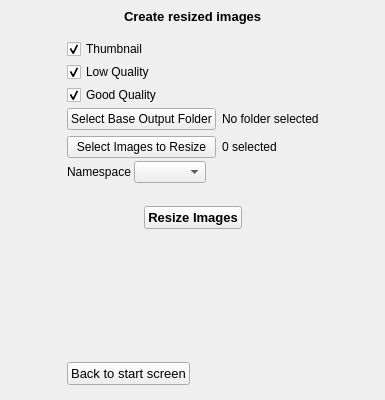
<?xml version="1.0" encoding="UTF-8"?>
<ui version="4.0">
 <class>GenerateWebsite</class>
 <widget class="QWidget" name="GenerateWebsite">
  <property name="geometry">
   <rect>
    <x>0</x>
    <y>0</y>
    <width>385</width>
    <height>400</height>
   </rect>
  </property>
  <property name="sizePolicy">
   <sizepolicy hsizetype="MinimumExpanding" vsizetype="Preferred">
    <horstretch>0</horstretch>
    <verstretch>0</verstretch>
   </sizepolicy>
  </property>
  <property name="windowTitle">
   <string>Generate Website</string>
  </property>
  <property name="windowIcon">
   <iconset resource="BioCM.qrc">
    <normaloff>:/icon.png</normaloff>:/icon.png</iconset>
  </property>
  <layout class="QHBoxLayout" name="horizontalLayout">
   <property name="leftMargin">
    <number>6</number>
   </property>
   <property name="topMargin">
    <number>6</number>
   </property>
   <property name="rightMargin">
    <number>6</number>
   </property>
   <property name="bottomMargin">
    <number>0</number>
   </property>
   <item>
    <spacer name="horizontalSpacer_10">
     <property name="orientation">
      <enum>Qt::Horizontal</enum>
     </property>
     <property name="sizeHint" stdset="0">
      <size>
       <width>13</width>
       <height>20</height>
      </size>
     </property>
    </spacer>
   </item>
   <item>
    <layout class="QVBoxLayout" name="verticalLayout">
     <property name="spacing">
      <number>3</number>
     </property>
     <item>
      <layout class="QHBoxLayout" name="horizontalLayout_3">
       <item>
        <spacer name="horizontalSpacer_8">
         <property name="orientation">
          <enum>Qt::Horizontal</enum>
         </property>
         <property name="sizeHint" stdset="0">
          <size>
           <width>40</width>
           <height>20</height>
          </size>
         </property>
        </spacer>
       </item>
       <item>
        <widget class="QLabel" name="headingLabel">
         <property name="font">
          <font>
           <pointsize>10</pointsize>
           <weight>75</weight>
           <bold>true</bold>
          </font>
         </property>
         <property name="text">
          <string>Create resized images</string>
         </property>
        </widget>
       </item>
       <item>
        <spacer name="horizontalSpacer_9">
         <property name="orientation">
          <enum>Qt::Horizontal</enum>
         </property>
         <property name="sizeHint" stdset="0">
          <size>
           <width>40</width>
           <height>20</height>
          </size>
         </property>
        </spacer>
       </item>
      </layout>
     </item>
     <item>
      <spacer name="verticalSpacer_4">
       <property name="orientation">
        <enum>Qt::Vertical</enum>
       </property>
       <property name="sizeType">
        <enum>QSizePolicy::Fixed</enum>
       </property>
       <property name="sizeHint" stdset="0">
        <size>
         <width>20</width>
         <height>10</height>
        </size>
       </property>
      </spacer>
     </item>
     <item>
      <widget class="QCheckBox" name="resizeThumbCheckbox">
       <property name="text">
        <string>Thumbnail</string>
       </property>
       <property name="checkable">
        <bool>true</bool>
       </property>
       <property name="checked">
        <bool>true</bool>
       </property>
      </widget>
     </item>
     <item>
      <widget class="QCheckBox" name="resizeLQCheckbox">
       <property name="text">
        <string>Low Quality</string>
       </property>
       <property name="checkable">
        <bool>true</bool>
       </property>
       <property name="checked">
        <bool>true</bool>
       </property>
      </widget>
     </item>
     <item>
      <widget class="QCheckBox" name="resizeGQCheckbox">
       <property name="text">
        <string>Good Quality</string>
       </property>
       <property name="checkable">
        <bool>true</bool>
       </property>
       <property name="checked">
        <bool>true</bool>
       </property>
      </widget>
     </item>
     <item>
      <layout class="QGridLayout" name="gridLayout_2">
       <property name="bottomMargin">
        <number>0</number>
       </property>
       <property name="spacing">
        <number>6</number>
       </property>
       <item row="0" column="0">
        <widget class="QPushButton" name="baseFolderButton">
         <property name="sizePolicy">
          <sizepolicy hsizetype="MinimumExpanding" vsizetype="Minimum">
           <horstretch>0</horstretch>
           <verstretch>0</verstretch>
          </sizepolicy>
         </property>
         <property name="text">
          <string>Select Base Output Folder</string>
         </property>
        </widget>
       </item>
       <item row="0" column="1">
        <widget class="QLabel" name="baseFolderLabel">
         <property name="sizePolicy">
          <sizepolicy hsizetype="MinimumExpanding" vsizetype="Preferred">
           <horstretch>0</horstretch>
           <verstretch>0</verstretch>
          </sizepolicy>
         </property>
         <property name="text">
          <string>No folder selected</string>
         </property>
        </widget>
       </item>
       <item row="1" column="0">
        <widget class="QPushButton" name="selectImagesButton">
         <property name="sizePolicy">
          <sizepolicy hsizetype="MinimumExpanding" vsizetype="Minimum">
           <horstretch>0</horstretch>
           <verstretch>0</verstretch>
          </sizepolicy>
         </property>
         <property name="text">
          <string>Select Images to Resize</string>
         </property>
        </widget>
       </item>
       <item row="1" column="1">
        <widget class="QLabel" name="numImagesToResize">
         <property name="text">
          <string>0 selected</string>
         </property>
        </widget>
       </item>
       <item row="0" column="2">
        <spacer name="horizontalSpacer_2">
         <property name="orientation">
          <enum>Qt::Horizontal</enum>
         </property>
         <property name="sizeHint" stdset="0">
          <size>
           <width>0</width>
           <height>20</height>
          </size>
         </property>
        </spacer>
       </item>
      </layout>
     </item>
     <item>
      <layout class="QHBoxLayout" name="horizontalLayout_6">
       <item>
        <widget class="QLabel" name="photographerLabel">
         <property name="sizePolicy">
          <sizepolicy hsizetype="Minimum" vsizetype="Preferred">
           <horstretch>0</horstretch>
           <verstretch>0</verstretch>
          </sizepolicy>
         </property>
         <property name="text">
          <string>Namespace</string>
         </property>
        </widget>
       </item>
       <item>
        <widget class="QComboBox" name="agentBox">
         <property name="sizePolicy">
          <sizepolicy hsizetype="Minimum" vsizetype="Fixed">
           <horstretch>0</horstretch>
           <verstretch>0</verstretch>
          </sizepolicy>
         </property>
         <property name="font">
          <font>
           <pointsize>8</pointsize>
          </font>
         </property>
        </widget>
       </item>
       <item>
        <spacer name="horizontalSpacer_4">
         <property name="orientation">
          <enum>Qt::Horizontal</enum>
         </property>
         <property name="sizeHint" stdset="0">
          <size>
           <width>40</width>
           <height>20</height>
          </size>
         </property>
        </spacer>
       </item>
      </layout>
     </item>
     <item>
      <spacer name="verticalSpacer_2">
       <property name="orientation">
        <enum>Qt::Vertical</enum>
       </property>
       <property name="sizeType">
        <enum>QSizePolicy::Preferred</enum>
       </property>
       <property name="sizeHint" stdset="0">
        <size>
         <width>20</width>
         <height>20</height>
        </size>
       </property>
      </spacer>
     </item>
     <item>
      <layout class="QHBoxLayout" name="horizontalLayout_7">
       <item>
        <spacer name="horizontalSpacer_5">
         <property name="orientation">
          <enum>Qt::Horizontal</enum>
         </property>
         <property name="sizeHint" stdset="0">
          <size>
           <width>40</width>
           <height>20</height>
          </size>
         </property>
        </spacer>
       </item>
       <item>
        <widget class="QPushButton" name="resizeImagesButton">
         <property name="sizePolicy">
          <sizepolicy hsizetype="MinimumExpanding" vsizetype="Preferred">
           <horstretch>0</horstretch>
           <verstretch>0</verstretch>
          </sizepolicy>
         </property>
         <property name="font">
          <font>
           <pointsize>10</pointsize>
           <weight>75</weight>
           <bold>true</bold>
          </font>
         </property>
         <property name="text">
          <string>Resize Images</string>
         </property>
        </widget>
       </item>
       <item>
        <spacer name="horizontalSpacer_6">
         <property name="orientation">
          <enum>Qt::Horizontal</enum>
         </property>
         <property name="sizeHint" stdset="0">
          <size>
           <width>40</width>
           <height>20</height>
          </size>
         </property>
        </spacer>
       </item>
      </layout>
     </item>
     <item>
      <spacer name="verticalSpacer">
       <property name="orientation">
        <enum>Qt::Vertical</enum>
       </property>
       <property name="sizeType">
        <enum>QSizePolicy::MinimumExpanding</enum>
       </property>
       <property name="sizeHint" stdset="0">
        <size>
         <width>20</width>
         <height>130</height>
        </size>
       </property>
      </spacer>
     </item>
     <item>
      <layout class="QHBoxLayout" name="horizontalLayout_8">
       <item>
        <widget class="QPushButton" name="backButton">
         <property name="sizePolicy">
          <sizepolicy hsizetype="Minimum" vsizetype="Maximum">
           <horstretch>0</horstretch>
           <verstretch>0</verstretch>
          </sizepolicy>
         </property>
         <property name="font">
          <font>
           <pointsize>10</pointsize>
           <weight>50</weight>
           <bold>false</bold>
          </font>
         </property>
         <property name="text">
          <string>Back to start screen</string>
         </property>
        </widget>
       </item>
       <item>
        <spacer name="horizontalSpacer_7">
         <property name="orientation">
          <enum>Qt::Horizontal</enum>
         </property>
         <property name="sizeHint" stdset="0">
          <size>
           <width>40</width>
           <height>0</height>
          </size>
         </property>
        </spacer>
       </item>
      </layout>
     </item>
     <item>
      <spacer name="verticalSpacer_3">
       <property name="orientation">
        <enum>Qt::Vertical</enum>
       </property>
       <property name="sizeType">
        <enum>QSizePolicy::MinimumExpanding</enum>
       </property>
       <property name="sizeHint" stdset="0">
        <size>
         <width>20</width>
         <height>0</height>
        </size>
       </property>
      </spacer>
     </item>
    </layout>
   </item>
   <item>
    <spacer name="horizontalSpacer_11">
     <property name="orientation">
      <enum>Qt::Horizontal</enum>
     </property>
     <property name="sizeHint" stdset="0">
      <size>
       <width>13</width>
       <height>20</height>
      </size>
     </property>
    </spacer>
   </item>
  </layout>
 </widget>
 <tabstops>
  <tabstop>backButton</tabstop>
  <tabstop>resizeLQCheckbox</tabstop>
  <tabstop>resizeGQCheckbox</tabstop>
  <tabstop>agentBox</tabstop>
  <tabstop>resizeImagesButton</tabstop>
 </tabstops>
 <resources>
  <include location="BioCM.qrc"/>
 </resources>
 <connections/>
</ui>
